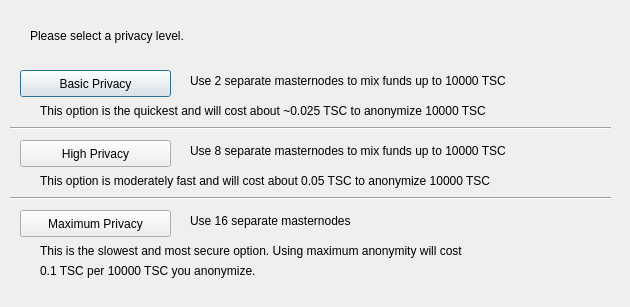
<?xml version="1.0" encoding="UTF-8"?>
<ui version="4.0">
 <class>ObfuscationConfig</class>
 <widget class="QDialog" name="ObfuscationConfig">
  <property name="geometry">
   <rect>
    <x>0</x>
    <y>0</y>
    <width>630</width>
    <height>307</height>
   </rect>
  </property>
  <property name="windowTitle">
   <string>Configure Obfuscation</string>
  </property>
  <widget class="QPushButton" name="buttonBasic">
   <property name="geometry">
    <rect>
     <x>20</x>
     <y>70</y>
     <width>151</width>
     <height>27</height>
    </rect>
   </property>
   <property name="text">
    <string>Basic Privacy</string>
   </property>
  </widget>
  <widget class="QPushButton" name="buttonHigh">
   <property name="geometry">
    <rect>
     <x>20</x>
     <y>140</y>
     <width>151</width>
     <height>27</height>
    </rect>
   </property>
   <property name="text">
    <string>High Privacy</string>
   </property>
  </widget>
  <widget class="QPushButton" name="buttonMax">
   <property name="geometry">
    <rect>
     <x>20</x>
     <y>210</y>
     <width>151</width>
     <height>27</height>
    </rect>
   </property>
   <property name="text">
    <string>Maximum Privacy</string>
   </property>
  </widget>
  <widget class="QLabel" name="label">
   <property name="geometry">
    <rect>
     <x>30</x>
     <y>20</y>
     <width>571</width>
     <height>31</height>
    </rect>
   </property>
   <property name="text">
    <string>Please select a privacy level.</string>
   </property>
  </widget>
  <widget class="QLabel" name="label_2">
   <property name="geometry">
    <rect>
     <x>190</x>
     <y>70</y>
     <width>421</width>
     <height>21</height>
    </rect>
   </property>
   <property name="text">
    <string>Use 2 separate masternodes to mix funds up to 10000 TSC</string>
   </property>
  </widget>
  <widget class="QLabel" name="label_3">
   <property name="geometry">
    <rect>
     <x>190</x>
     <y>140</y>
     <width>411</width>
     <height>21</height>
    </rect>
   </property>
   <property name="text">
    <string>Use 8 separate masternodes to mix funds up to 10000 TSC</string>
   </property>
  </widget>
  <widget class="QLabel" name="label_4">
   <property name="geometry">
    <rect>
     <x>190</x>
     <y>210</y>
     <width>421</width>
     <height>21</height>
    </rect>
   </property>
   <property name="text">
    <string>Use 16 separate masternodes</string>
   </property>
  </widget>
  <widget class="QLabel" name="label_6">
   <property name="geometry">
    <rect>
     <x>40</x>
     <y>100</y>
     <width>561</width>
     <height>21</height>
    </rect>
   </property>
   <property name="text">
    <string>This option is the quickest and will cost about ~0.025 TSC to anonymize 10000 TSC</string>
   </property>
  </widget>
  <widget class="QLabel" name="label_7">
   <property name="geometry">
    <rect>
     <x>40</x>
     <y>170</y>
     <width>561</width>
     <height>21</height>
    </rect>
   </property>
   <property name="text">
    <string>This option is moderately fast and will cost about 0.05 TSC to anonymize 10000 TSC</string>
   </property>
  </widget>
  <widget class="QLabel" name="label_8">
   <property name="geometry">
    <rect>
     <x>40</x>
     <y>240</y>
     <width>561</width>
     <height>21</height>
    </rect>
   </property>
   <property name="text">
    <string>This is the slowest and most secure option. Using maximum anonymity will cost</string>
   </property>
  </widget>
  <widget class="QLabel" name="label_9">
   <property name="geometry">
    <rect>
     <x>40</x>
     <y>260</y>
     <width>561</width>
     <height>21</height>
    </rect>
   </property>
   <property name="text">
    <string>0.1 TSC per 10000 TSC you anonymize.</string>
   </property>
  </widget>
  <widget class="Line" name="line">
   <property name="geometry">
    <rect>
     <x>10</x>
     <y>120</y>
     <width>601</width>
     <height>16</height>
    </rect>
   </property>
   <property name="orientation">
    <enum>Qt::Horizontal</enum>
   </property>
  </widget>
  <widget class="Line" name="line_2">
   <property name="geometry">
    <rect>
     <x>10</x>
     <y>190</y>
     <width>601</width>
     <height>16</height>
    </rect>
   </property>
   <property name="orientation">
    <enum>Qt::Horizontal</enum>
   </property>
  </widget>
 </widget>
 <resources/>
 <connections/>
</ui>
